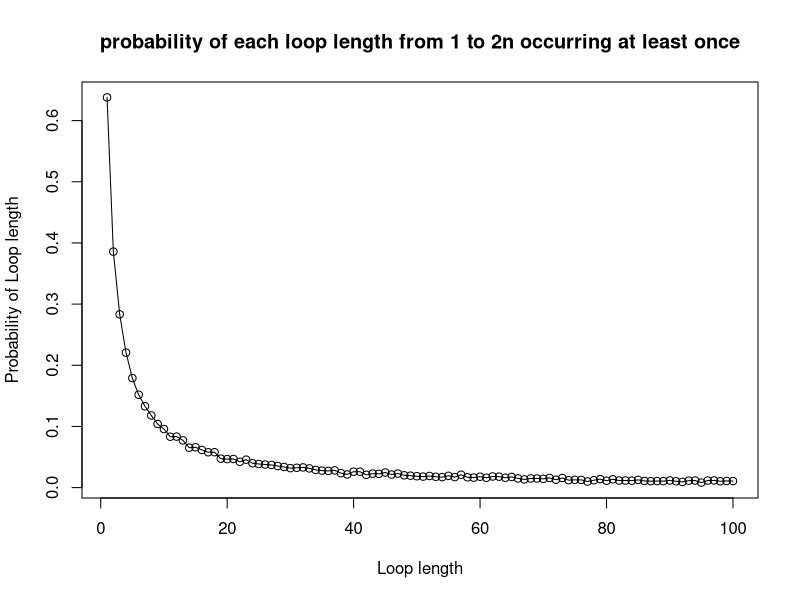
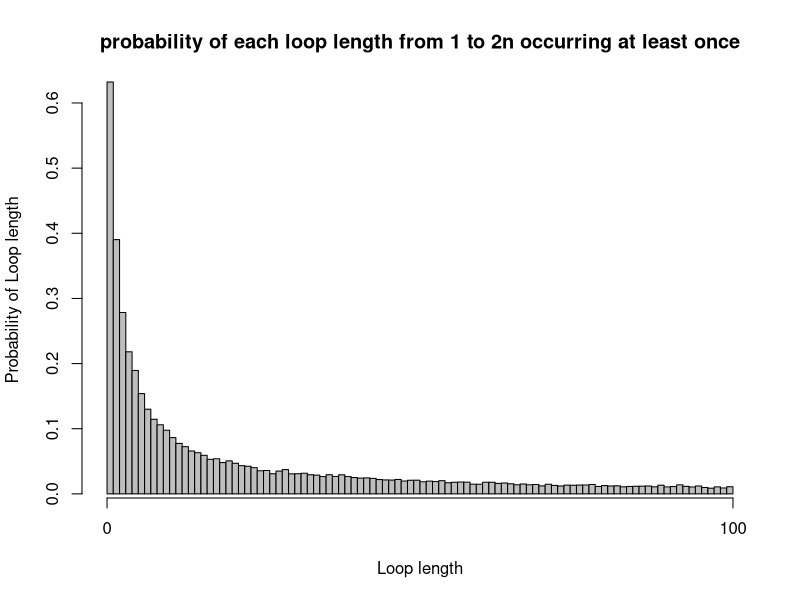

Source code (R) for these figures, in order:
# Karman Singh s1936373
# Viren Sirwani Mulani s1949143
# Alannah Hounat s2434943
# Git repo Link:
# Team member contributions to project:

# INPUT: n <- decides numbers of prisoners, k<- prisoner number, 
# numbered_boxes <- numbered boxes
# OUTPUT: the number of successes
# Purpose: Is to find and track the number of successes for us to calculate
# the probabilities in later functions. Also code isnt repeated in later functions
success_check <- function(n, k, numbered_boxes) {
  number_of_attempts <- 0
  number_of_success <- 0
  guess <- numbered_boxes[k]
  while (number_of_attempts <= n) {
    if (guess == k) {
      number_of_success <- 1
      break
    }
    else {
      guess <- numbered_boxes[guess]
      number_of_attempts <- number_of_attempts + 1
    }
  }
  
  return (number_of_success)
}

produce_random_numbered_boxes <- function(n, quantity) {
  return (sample(1:n, quantity))
}

# INPUT: n <- decides numbers of prisoners, k <- prisoner number, 
# strategy <- 1, 2 or 3, nreps <- number of times experiment is done,
# number_of_success<- the number of successes so far, 
# numbered_boxes<- numbered boxes
# OUTPUT: number of successes
# PURPOSE: This function simulates the first strategy where a prisoner
# picks a box with their number on it, the second strategy where a prisoner
# picks a random box to begin with, and the third strategy where a prisoner
# picks n boxes at random, checking each card for their number
strategy <- function(n, k, strategy, nreps,number_of_success,numbered_boxes){
  #Let initial guess be k-prisoners' number
  guess <- numbered_boxes[k]
  if (strategy == 1) 
    guess <- numbered_boxes[k] 
  else if (strategy == 2)
    guess <- produce_random_numbered_boxes(2 * n, 1)
  else if (strategy == 3) {
    random_box <- produce_random_numbered_boxes(2 * n, n)
    for (box in random_box){
      #if one of the random boxes contains the prisoners number
      if (box == k){
        #count successes
        number_of_success <- number_of_success + 1
        break
      }
    }
    return(number_of_success)
  }
  #check the success 
  check <- success_check(n, k,numbered_boxes)
  #if so, count the successes
  number_of_success <- number_of_success + check
  return(number_of_success)
}

# INPUT: n <- decides numbers of prisoners, k <- prisoner number, 
# strategy <- either 1,2,3, nreps <- number of times experiment is done
# OUTPUT: Probability estimate of prisoner k finding their number using given strategy
# PURPOSE: To find the probability of one prisoner finding their number
Pone <- function(n, k, strategy, nreps = 10000) {
  number_of_success <- 0
  for (reps in 1:nreps) {
    # index of numbered_boxes corresponds to the box number, and the value stored
    # at that index corresponds to the numbered card randomly placed in the box
    numbered_boxes <- produce_random_numbered_boxes(2 * n, 2 * n)
    
    if (strategy == 1) {
      number_of_success=strategy(n, k, strategy, nreps,number_of_success, numbered_boxes)
    }
    else if (strategy == 2) {
      number_of_success=strategy(n, k, strategy, nreps,number_of_success, numbered_boxes)
    }
    else if (strategy == 3) {
      number_of_success=strategy(n, k, strategy, nreps,number_of_success, numbered_boxes)
    }
  }
  prob_one_estimate <- number_of_success / nreps
  return (prob_one_estimate)
}

# INPUT: n <- decides numbers of prisoners, strategy <- either 1,2,3
# nreps <- number of times experiment is done
# OUTPUT: Probability estimate of all prisoners finding their number using given strategy
# PURPOSE: To find the probability of all prisoners being released
Pall <- function(n, strategy, nreps = 10000) {
  number_of_success <- 0
  for (reps in 1:nreps) {
    # Outside inner loop since the room is returned to original state once 
    # prisoner leaves
    numbered_boxes <- produce_random_numbered_boxes(2 * n, 2 * n)
    for (prisoner_number in 1:(2 * n)) {
      if (strategy == 1) {
        check <- success_check(n, prisoner_number, numbered_boxes)
        if (check == 0)
          break
      }
      else if (strategy == 2) {
        random_start_box <- produce_random_numbered_boxes(2 * n, 1)
        check <- success_check(n, random_start_box, numbered_boxes)
        if (check == 0)
          break
      }
      else if (strategy == 3) {
        #picking n boxes at random
        random_box <- produce_random_numbered_boxes(2 * n, n)
        check <- 0
        for (box in random_box) {
          #if this random box contains the prisoners number
          if (box == prisoner_number) {
            check = 1
            break
          }
        }
        if (check == 0) {
          break
        }
      }
    }
    number_of_success <- number_of_success + check
  }
  
  prob_all_estimate <- number_of_success / nreps
  return (prob_all_estimate)
}

# cat("Probability estimate of a single prisoner succeeding in finding their number:")
# cat("\nn=5\nStrategy 1:", Pone(5, 7, 1))
# cat("\nStrategy 2:", Pone(5, 7, 2))
# cat("\nStrategy 3:", Pone(5, 7, 3))
# 
# cat("\nn=50\nStrategy 1:", Pone(50, 7, 1))
# cat("\nStrategy 2:", Pone(50, 7, 2))
# cat("\nStrategy 3:", Pone(50, 7, 3))
# 
# cat("\nProbability estimate of all prisoners succeeding in finding their numbers:")
# cat("\nn=5\nStrategy 1:", Pall(5, 1))
# cat("\nStrategy 2:", Pall(5, 2))
# cat("\nStrategy 3:", Pall(5, 3))
# 
# cat("\nn=50\nStrategy 1:", Pall(50, 1))
# cat("\nStrategy 2:", Pall(50, 2))
# cat("\nStrategy 3:", Pall(50, 3))

#example code for Pone
# Pone(50,1,1,10000)
# Pone(50,1,2,10000)
# Pone(50,1,3,10000)
# Pone(5,1,1,10000)
# Pone(5,1,2,10000)
# Pone(5,1,3,10000)
#example code for Pall
# Pall(50,1,10000)
# Pall(50,2,10000)
# Pall(50,3,10000)
# Pall(5,1,10000)
# Pall(5,2,10000)
# Pall(5,3,10000)

# For Pone evidently the less people there are (the smaller that n is) the better 
# chance of success. Although Strategy 3 yields almost consistently similar 
# results as after all we are still only observing n boxes with 2*n prisoners.

# Pall is where we observe a surprising result. Strategy 3 yields zero/near zero
# probabilities. Strategy 1 and 2 yields an approximate probability of 33% and 52% when
# n=50 and n=5 respectively. This seems to be the most optimal strategy, but why?
# This is due to a cycle.
# Every box leads to another box and eventually loops back to the prisoner number,
# this is guaranteed. What is not guaranteed is the cycle which contains the 
# prisoner number may have a length greater than n.


# probability of each loop length from 1 to 2n occurring at least once in a 
# random shuffling of cards to boxes = 1 - prob of each loop length occurring 
# 0 times
dloop <- function(n, nreps = 10000) {
  # count of all the cycles with loop length 1 to 2n that occurred 0 times 
  # in the simulation
  count_loop_length_0_times = rep(0, 2*n)
  #loop over all experiments(number of repetitions)
  for (reps in 1:nreps) {
    # index of numbered_boxes corresponds to the box number, and the value stored
    # at that index corresponds to the numbered card randomly placed in the box
    numbered_boxes <- produce_random_numbered_boxes(2 * n, 2 * n)
    # count of how many times a cycle has 1 to 2n loop length
    count_of_loop_length = rep(0, 2*n)
    # numbers that are already present in a cycle, hence don't need to be 
    # iterated over again
    numbers_iterated_over = c()
    # looping over all prisoner numbers
    for (prisoner_number in 1:(2 * n)) {
      # vector to hold various cycles, length of this vector would give the 
      # length of the cycle that contains the prisoner number
      individual_cycles = c()
      # if prisoner number is not present in any previous cycles, we follow
      # the path of boxes to find the cycle that contains the prisoner number
      # if the prisoner number is present, then just skip to the next 
      # prisoner number
      if (!(prisoner_number %in% numbers_iterated_over)) {
        individual_cycles = append(individual_cycles, prisoner_number)
        cycle = numbered_boxes[prisoner_number]
        # checks if the card removed from the box contains the prisoner number
        while (cycle != prisoner_number) {
          individual_cycles = append(individual_cycles, cycle)
          cycle = numbered_boxes[cycle]
        }
        count_of_loop_length[length(individual_cycles)] = 
          count_of_loop_length[length(individual_cycles)] + 1
        # appending the numbers in the cycle to the vector that contains all the
        # cycles
        numbers_iterated_over = append(numbers_iterated_over, individual_cycles)
      }
    }
    # finds all loop lengths that occurred 0 times in the experiment and adds 1
    # to the count for each of those loop lengths
    index_loop_length_0_times = grep(0, count_of_loop_length)
    count_loop_length_0_times[index_loop_length_0_times] = 
      count_loop_length_0_times[index_loop_length_0_times] + 1
  }
  prob_loop_length_0_times = count_loop_length_0_times/nreps
  prob_loop_length_at_least_once = 1 - prob_loop_length_0_times
  return (prob_loop_length_at_least_once)
}


# cat("Probability of loop length from 1 to 2n occurring at least once in a random shuffling of cards to boxes: ")
# cat("\nFor n=50: ", dloop(50))

# example code for dloop
# dloop(50,10000)


# We use a line graph to visualize the probabilities for each loop length. A line
# graph is used her since we can identify trends in the data. Usually line graphs are
# used to track changes over a short or long period of time. But it can be used in
# this scenario.
n1 <- 50
loop_vector1 <- dloop(n=n1,nreps=10000)
line_graph <- plot(x= 1:(2*n1),
                   y=loop_vector1, 
                   type="o",
                   xlab="Loop length",
                   ylab="Probability of Loop length",
                   main= "probability of each loop length from 1 to 2n occurring at least once")

# A bar chart could be used to compare the different loop lengths. 
# The code is not too different here. Bar-chart may seem a bit cramped
n2 <- 50
loop_vector2 <- dloop(n=n2,nreps=10000)
bar_chart <- barplot(height=loop_vector2, 
                     xlab="Loop length",
                     ylab="Probability of Loop length",
                     main= "probability of each loop length from 1 to 2n occurring at least once",
                     space=0)
axis(side=1,at=c(0,(2*n2)))

